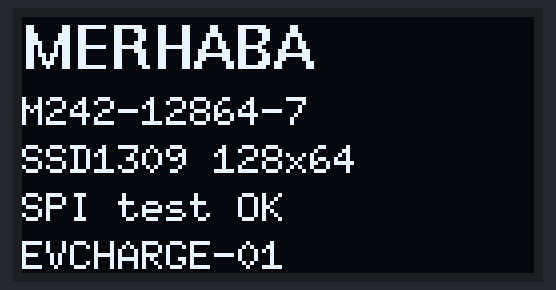
This sketch was run on a simulated ESP32. On the bench: 128×64 one-colour display. Random numbers use the default seed unless the sketch sets one; what the sketch prints to the serial monitor is not drawn.

Above: at 0.5 s.
At 2.5 s:
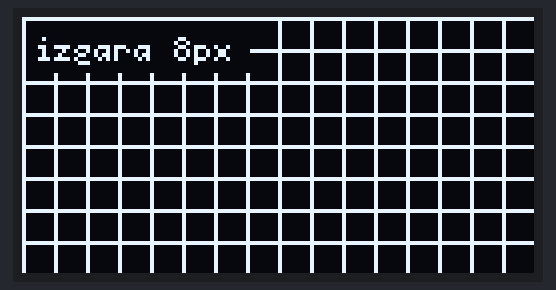
At 8.2 s:
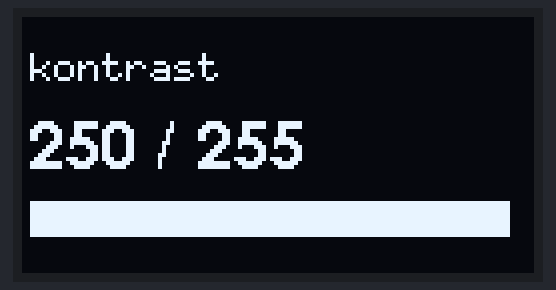
At 16.8 s:
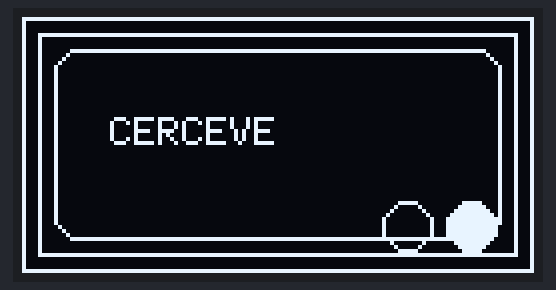
At 21.0 s:
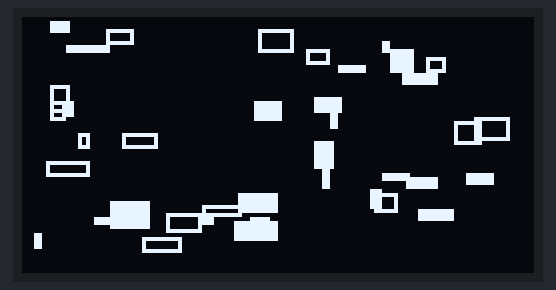
At 33.3 s:
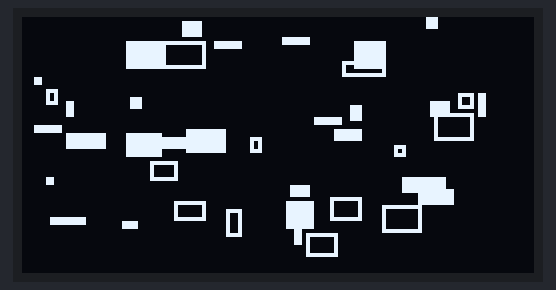

Measured:
- what the display in image 0 shows lasts 2.0 s, from 0.5 s to 2.5 s
- what the display in image 2 shows lasts 0.5 s, from 8.2 s to 8.7 s
- what the display in image 4 shows lasts 4.0 s, from 21.0 s to 25.0 s

The sketch:

oled_spi_test.ino
```cpp
/*
 * !!! KULLANILMIYOR — modul I2C moduna alindi. Sadece SPI'ye geri donulurse gerekir.
 *
 * M242-12864-7-V2.0  (SSD1309 2.42" 128x64, 7 pin) — SPI TEST
 * ESP32-WROOM-32U
 *
 * ---------------------------------------------------------------------------
 * BU MODUL FABRIKA CIKISI SPI'DIR
 * ---------------------------------------------------------------------------
 * M242-12864-7 / lcdwiki MSP242X ailesinde arayuz secimi 0R direncle yapilir:
 *     SPI  : R5 takili, R4 ve R9 YOK      <-- fabrika cikisi bu
 *     I2C  : R4 + R9 takili, R5 YOK       <-- 0603 rework gerekir
 * Bu yuzden I2C'ye gecmek icin modulu sokup lehim yapmak gerekir. Gerek yok:
 * SPI hem varsayilan, hem plaket yerlesimimizle (CS=5, DC=4) birebir uyumlu.
 *
 * ---------------------------------------------------------------------------
 * KABLOLAMA (7 pin, yukaridan asagiya)
 * ---------------------------------------------------------------------------
 *   pin 1  GND  -> GND
 *   pin 2  VCC  -> 3V3
 *   pin 3  SCL  -> GPIO 18   (SPI SCLK)
 *   pin 4  SDA  -> GPIO 23   (SPI MOSI)
 *   pin 5  RES  -> GPIO 16
 *   pin 6  DC   -> GPIO 4
 *   pin 7  CS   -> GPIO 5
 *
 *   MISO (GPIO 19) bu modulde KULLANILMAZ (ekran yazma-only).
 *   GPIO 19 RC522 icin serbest kalir.
 *
 * ---------------------------------------------------------------------------
 * KUTUPHANE: olikraus/U8g2   (PlatformIO: olikraus/U8g2@^2.35.30)
 * ---------------------------------------------------------------------------
 * BEKLENEN: seri portta pin dokumu, ekranda 5 sayfa dongusu.
 */

#include <Arduino.h>
#include <SPI.h>
#include <U8g2lib.h>

#define PIN_SCLK   18
#define PIN_MOSI   23
#define PIN_CS      5
#define PIN_DC      4
#define PIN_RES    16

// 4-wire hardware SPI. ESP32'de varsayilan SPI: SCK=18, MOSI=23, MISO=19
U8G2_SSD1309_128X64_NONAME0_F_4W_HW_SPI u8g2(U8G2_R0,
                                            /* cs=*/   PIN_CS,
                                            /* dc=*/   PIN_DC,
                                            /* reset=*/PIN_RES);

// Ekran acilmazsa sirayla dene:
//   U8G2_SSD1309_128X64_NONAME2_F_4W_HW_SPI   (bazi paneller)
//   U8G2_SSD1309_128X64_NONAME0_1_4W_HW_SPI   (page buffer, RAM tasarrufu)
//   U8G2_SSD1309_128X64_NONAME0_F_4W_SW_SPI u8g2(U8G2_R0, PIN_SCLK, PIN_MOSI, PIN_CS, PIN_DC, PIN_RES);

void page1_hello() {
  u8g2.clearBuffer();
  u8g2.setFont(u8g2_font_helvB10_tf);
  u8g2.drawStr(0, 13, "MERHABA");
  u8g2.setFont(u8g2_font_6x10_tf);
  u8g2.drawStr(0, 27, "M242-12864-7");
  u8g2.drawStr(0, 39, "SSD1309 128x64");
  u8g2.drawStr(0, 51, "SPI test OK");
  u8g2.drawStr(0, 63, "EVCHARGE-01");
  u8g2.sendBuffer();
}

void page2_grid() {
  u8g2.clearBuffer();
  for (int x = 0; x < 128; x += 8) u8g2.drawVLine(x, 0, 64);
  for (int y = 0; y < 64; y += 8) u8g2.drawHLine(0, y, 128);
  u8g2.setDrawColor(0);
  u8g2.drawBox(1, 1, 56, 13);
  u8g2.setDrawColor(1);
  u8g2.setFont(u8g2_font_5x7_tf);
  u8g2.drawStr(3, 11, "izgara 8px");
  u8g2.sendBuffer();
}

void page3_frames() {
  u8g2.clearBuffer();
  u8g2.drawFrame(0, 0, 128, 64);
  u8g2.drawFrame(4, 4, 120, 56);
  u8g2.drawRFrame(8, 8, 112, 48, 6);
  u8g2.setFont(u8g2_font_6x10_tf);
  u8g2.drawStr(22, 32, "CERCEVE");
  u8g2.drawDisc(112, 52, 6);
  u8g2.drawCircle(96, 52, 6);
  u8g2.sendBuffer();
}

void page4_contrast() {
  char buf[20];
  for (int c = 10; c <= 250; c += 20) {
    u8g2.setContrast(c);
    u8g2.clearBuffer();
    u8g2.setFont(u8g2_font_6x10_tf);
    u8g2.drawStr(2, 16, "kontrast");
    snprintf(buf, sizeof(buf), "%d / 255", c);
    u8g2.setFont(u8g2_font_helvB12_tf);
    u8g2.drawStr(2, 38, buf);
    u8g2.drawBox(2, 46, (c * 12) / 25, 9);
    u8g2.sendBuffer();
    delay(110);
  }
  u8g2.setContrast(200);
}

void page5_stress() {
  u8g2.clearBuffer();
  for (int i = 0; i < 40; i++) {
    int x = random(0, 118), y = random(0, 56);
    int w = random(2, 12), h = random(2, 8);
    if (random(0, 2)) u8g2.drawBox(x, y, w, h);
    else u8g2.drawFrame(x, y, w, h);
  }
  u8g2.sendBuffer();
}

void setup() {
  Serial.begin(115200);
  delay(400);
  Serial.println("\n\n=== M242-12864-7 / SSD1309 SPI TEST ===");
  Serial.printf("SCLK=%d  MOSI=%d  CS=%d  DC=%d  RES=%d\n",
                PIN_SCLK, PIN_MOSI, PIN_CS, PIN_DC, PIN_RES);
  Serial.println("Modul fabrika cikisi SPI (R5 takili, R4/R9 yok). I2C icin rework gerekir.");

  u8g2.begin();
  u8g2.setBusClock(8000000);     // 8 MHz; kararsizsa 4000000 yap
  u8g2.setContrast(200);
  Serial.println("u8g2 begin() tamam");
}

void loop() {
  page1_hello();    Serial.println("sayfa 1/5  MERHABA");   delay(2000);
  page2_grid();     Serial.println("sayfa 2/5  izgara");    delay(2000);
  page3_frames();   Serial.println("sayfa 3/5  cerceve");   delay(2000);
  page4_contrast(); Serial.println("sayfa 4/5  kontrast");  delay(400);
  page5_stress();   Serial.println("sayfa 5/5  stres");     delay(4000);
}
```
